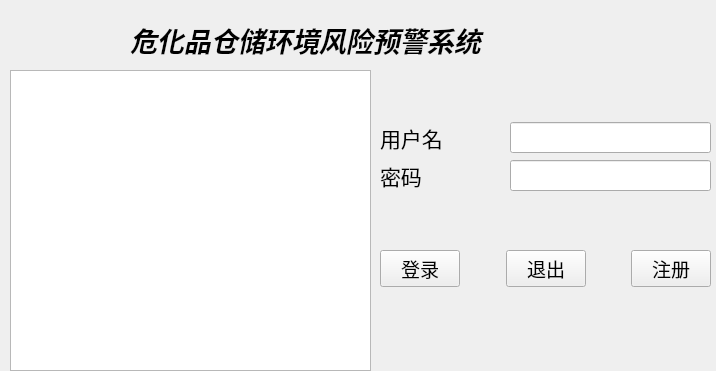
<?xml version="1.0" encoding="UTF-8"?>
<ui version="4.0">
 <class>Form</class>
 <widget class="QWidget" name="Form">
  <property name="geometry">
   <rect>
    <x>0</x>
    <y>0</y>
    <width>716</width>
    <height>371</height>
   </rect>
  </property>
  <property name="minimumSize">
   <size>
    <width>716</width>
    <height>371</height>
   </size>
  </property>
  <property name="maximumSize">
   <size>
    <width>716</width>
    <height>371</height>
   </size>
  </property>
  <property name="windowTitle">
   <string>Form</string>
  </property>
  <widget class="QWidget" name="layoutWidget">
   <property name="geometry">
    <rect>
     <x>380</x>
     <y>70</y>
     <width>331</width>
     <height>271</height>
    </rect>
   </property>
   <layout class="QGridLayout" name="gridLayout_2">
    <item row="1" column="0">
     <layout class="QHBoxLayout" name="horizontalLayout">
      <item>
       <widget class="QPushButton" name="Login">
        <property name="font">
         <font>
          <family>Adobe Arabic</family>
          <pointsize>14</pointsize>
         </font>
        </property>
        <property name="text">
         <string>登录</string>
        </property>
       </widget>
      </item>
      <item>
       <spacer name="horizontalSpacer_3">
        <property name="orientation">
         <enum>Qt::Horizontal</enum>
        </property>
        <property name="sizeHint" stdset="0">
         <size>
          <width>18</width>
          <height>20</height>
         </size>
        </property>
       </spacer>
      </item>
      <item>
       <widget class="QPushButton" name="Logout">
        <property name="font">
         <font>
          <family>Adobe Arabic</family>
          <pointsize>14</pointsize>
         </font>
        </property>
        <property name="text">
         <string>退出</string>
        </property>
       </widget>
      </item>
      <item>
       <spacer name="horizontalSpacer_4">
        <property name="orientation">
         <enum>Qt::Horizontal</enum>
        </property>
        <property name="sizeHint" stdset="0">
         <size>
          <width>18</width>
          <height>20</height>
         </size>
        </property>
       </spacer>
      </item>
      <item>
       <widget class="QPushButton" name="Regist">
        <property name="font">
         <font>
          <family>Adobe Arabic</family>
          <pointsize>14</pointsize>
         </font>
        </property>
        <property name="text">
         <string>注册</string>
        </property>
       </widget>
      </item>
     </layout>
    </item>
    <item row="0" column="0">
     <layout class="QGridLayout" name="gridLayout">
      <item row="0" column="0">
       <widget class="QLabel" name="Username">
        <property name="text">
         <string>&lt;html&gt;&lt;head/&gt;&lt;body&gt;&lt;p&gt;&lt;span style=&quot; font-size:16pt;&quot;&gt;用户名&lt;/span&gt;&lt;/p&gt;&lt;/body&gt;&lt;/html&gt;</string>
        </property>
       </widget>
      </item>
      <item row="0" column="1">
       <spacer name="horizontalSpacer">
        <property name="orientation">
         <enum>Qt::Horizontal</enum>
        </property>
        <property name="sizeHint" stdset="0">
         <size>
          <width>40</width>
          <height>20</height>
         </size>
        </property>
       </spacer>
      </item>
      <item row="0" column="2">
       <widget class="QLineEdit" name="lineEdit">
        <property name="minimumSize">
         <size>
          <width>201</width>
          <height>31</height>
         </size>
        </property>
        <property name="maximumSize">
         <size>
          <width>201</width>
          <height>31</height>
         </size>
        </property>
       </widget>
      </item>
      <item row="1" column="0">
       <widget class="QLabel" name="Password">
        <property name="text">
         <string>&lt;html&gt;&lt;head/&gt;&lt;body&gt;&lt;p&gt;&lt;span style=&quot; font-size:16pt;&quot;&gt;密码&lt;/span&gt;&lt;/p&gt;&lt;/body&gt;&lt;/html&gt;</string>
        </property>
       </widget>
      </item>
      <item row="1" column="1">
       <spacer name="horizontalSpacer_2">
        <property name="orientation">
         <enum>Qt::Horizontal</enum>
        </property>
        <property name="sizeHint" stdset="0">
         <size>
          <width>40</width>
          <height>20</height>
         </size>
        </property>
       </spacer>
      </item>
      <item row="1" column="2">
       <widget class="QLineEdit" name="lineEdit_2">
        <property name="minimumSize">
         <size>
          <width>201</width>
          <height>31</height>
         </size>
        </property>
        <property name="maximumSize">
         <size>
          <width>201</width>
          <height>31</height>
         </size>
        </property>
       </widget>
      </item>
     </layout>
    </item>
   </layout>
  </widget>
  <widget class="QTextBrowser" name="textBrowser">
   <property name="geometry">
    <rect>
     <x>10</x>
     <y>70</y>
     <width>361</width>
     <height>301</height>
    </rect>
   </property>
   <property name="styleSheet">
    <string notr="true">border-image: url(:/image/image/house.jpg);</string>
   </property>
  </widget>
  <widget class="QLabel" name="label">
   <property name="geometry">
    <rect>
     <x>130</x>
     <y>20</y>
     <width>471</width>
     <height>41</height>
    </rect>
   </property>
   <property name="text">
    <string>&lt;html&gt;&lt;head/&gt;&lt;body&gt;&lt;p&gt;&lt;span style=&quot; font-size:20pt; font-weight:600; font-style:italic;&quot;&gt;危化品仓储环境风险预警系统&lt;/span&gt;&lt;/p&gt;&lt;/body&gt;&lt;/html&gt;</string>
   </property>
  </widget>
 </widget>
 <resources>
  <include location="picture.qrc"/>
 </resources>
 <connections/>
</ui>
